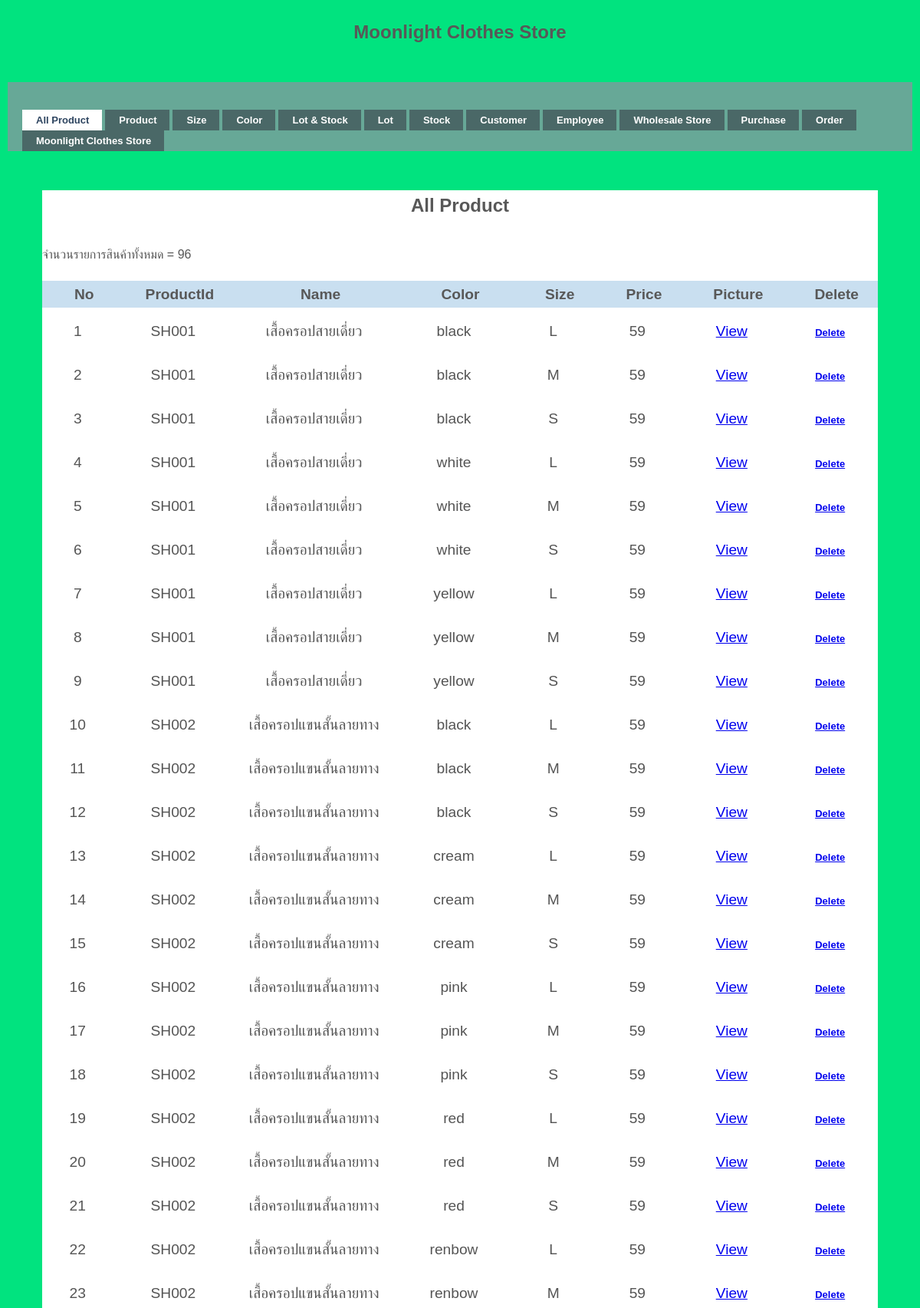
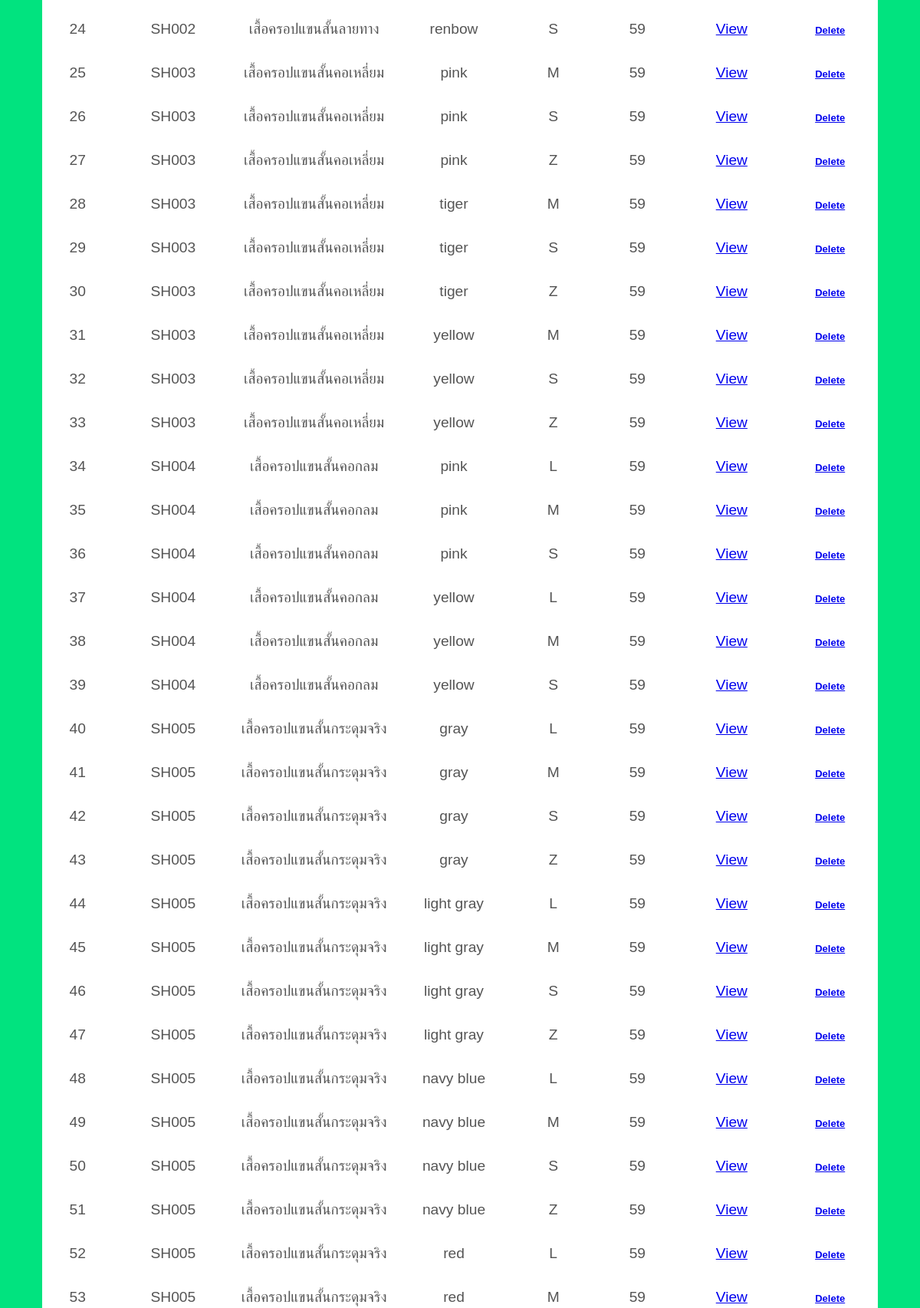
Screenshot of /allproduct.php (upper part) with the database file from the repository (2 pictures, top to bottom).
### tables this page shows
CREATE TABLE `products` (
  `ProductId` varchar(11) NOT NULL,
  `ProductName` varchar(50) NOT NULL,
  `ProductPrice` int(10) NOT NULL
);

CREATE TABLE `size_product` (
  `ProductId` varchar(11) NOT NULL,
  `ProductSize` varchar(10) NOT NULL
);

CREATE TABLE `color_product` (
  `ProductId` varchar(11) NOT NULL,
  `ProductColor` varchar(50) NOT NULL,
  `ProductPicture` varchar(100) NOT NULL
);

### allproduct.php (the view, shortened to what this page needs)
<!DOCTYPE html PUBLIC "-//W3C//DTD XHTML 1.0 Transitional//EN" "http://www.w3.org/TR/xhtml1/DTD/xhtml1-transitional.dtd">
<html xmlns="http://www.w3.org/1999/xhtml">
<head>
<link rel="stylesheet" href="styles.css" type="text/css" />
<h1>Moonlight Clothes Store</h1>
</head>
<body>
<div id="demo-container">
  <ul id="simple-menu">
  	<li><a href="allproduct.php" class="current"><span>All Product</span></a></li>
  	<li><a href="product.php" ><span>Product</span></a></li>
	<li><a href="size.php" ><span>Size</span></a></li>
    <li><a href="color.php" ><span>Color</span></a></li>
  	<li><a href="lot&stock.php"  ><span>Lot & Stock </span></a></li>
  	<li><a href="lot.php" ><span>Lot </span></a></li>
    <li><a href="stock.php" ><span>Stock </span></a></li>
  	<li><a href="Customer.php" ><span>Customer</span></a></li>
    <li><a href="Employee.php" ><span>Employee</span></a></li>
    <li><a href="wholesale.php" ><span>Wholesale Store</span></a></li>
    <li><a href="purchase.php" ><span>Purchase</span></a></li>
    <li><a href="order.php" ><span>Order</span></a></li>
    <li><a href="/moonlight/public/index.php"><span>Moonlight Clothes Store</span></a></li>
  </ul>
</div>
<br><br>
<div id="wrapper">
<h1>All Product</h1>
</head>
</body>
</html>
  <?php
  require('connect.php');
  $sql = ' SELECT * FROM products INNER JOIN color_product ON products.ProductId = color_product.ProductId
  INNER JOIN size_product ON products.ProductId = size_product.ProductId ';
  $conn = mysqli_connect($servername, $username, $password, $dbname);
  $result = mysqli_query($conn, $sql);
  $objQuery = mysqli_query($conn, $sql) or die("Error Query [" . $sql . "]");
  if (mysqli_num_rows($result) > 0) {
    echo 'จำนวนรายการสินค้าทั้งหมด = ';
    echo mysqli_num_rows($result);
  }else{
    echo "EMPTY DATA";
    }
  ?>
<table id="keywords" cellspacing="10" cellpadding="0">
    <thead>
    <tr>
      <th width="20"><div align="center"><span>No</span></div></th>
      <th width="20"><div align="center"><span>ProductId</span></div></th>
      <th width="500"><div align="center"><span>Name</span></div></th>
      <th width="270"><div align="center"><span>Color</span></div></th>
      <th width="70"><div align="center"><span>Size</span></div></th>
      <th width="70"><div align="center"><span>Price</span></div></th>
      <th width="70"><div align="center"><span>Picture</span></div></th>
      <th width="50"><div align="center"><span>Delete</span></div></th>
    </tr>
    </thead>
    <tbody>
    <?php
    $i = 1;
    while ($objResult = mysqli_fetch_array($objQuery)) {
    ?>
      <tr>
        <td>
          <div align="center"><?php echo $i; ?></div>
        </td>
        <td><?php echo $objResult["ProductId"]; ?></td>
        <td><?php echo $objResult["ProductName"]; ?></td>
        <td><?php echo $objResult["ProductColor"]; ?></td>
        <td><?php echo $objResult["ProductSize"]; ?></td>
        <td><?php echo $objResult["ProductPrice"]; ?></td>
        <td><a href="detailPro.php?ProductId=<?php echo $objResult["ProductId"];?>&ProductColor=<?php echo $objResult["ProductColor"];?>
        &ProductName=<?php echo $objResult["ProductName"];?>&ProductSize=<?php echo $objResult["ProductSize"];?>
        &ProductPrice=<?php echo $objResult["ProductPrice"];?>&ProductPicture=<?php echo $objResult["ProductPicture"];?>
        ">View</a></td>
        <td align="center"><a href="deleteProId.php?ProductId=<?php echo $objResult["ProductId"]; ?>"><ul id="simple-menu">Delete</ul></a></td>
        </tr>
    <?php
      $i++;
    }
    ?>
  </table>
</body>
</html>

### styles.css (style rules this page uses)
h1 { font-family:Verdana, Arial, Helvetica, sans-serif; font-size:16px; font-weight:bold; margin:0; padding:0; }
#demo-container { padding:25px 15px 0 15px; background:#67A897; }
ul#simple-menu { list-style-type:none; width:100%; position:relative; height:27px; font-family:"Trebuchet MS",Arial,sans-serif; font-size:13px; font-weight:bold; margin:0; padding:11px 0 0 0; }
ul#simple-menu li { display:block; float:left; margin:0 0 0 4px; height:27px; }
ul#simple-menu li a { display:block; float:left; color:#fff; background:#4A6867; line-height:27px; text-decoration:none; padding:0 17px 0 18px; height:27px; }
ul#simple-menu li a.current { color:#2E4560; background:#fff; }
html, body, div, span, applet, object, iframe, h1, h2, h3, h4, h5, h6, p, blockquote, pre, a, abbr, acronym, address, big, cite, code, del, dfn, em, img, ins, kbd, q, s, samp, small, strike, strong, sub, sup, tt, var, b, u, i, center, dl, dt, dd, ol, ul, li, fieldset, form, label, legend, table, caption, tbody, tfoot, thead, tr, th, td, article, aside, canvas, details, embed, figure, figcaption, footer, header, hgroup, menu, nav, output, ruby, section, summary, time, mark, audio, video { margin: 0; padding: 0; border: 0; font-size: 150%; font: inherit; vertical-align: baseline; outline: none; -webkit-font-smoothing: antialiased; -webkit-text-size-adjust: 100%; -ms-text-size-adjust: 100%; -webkit-box-sizing: border-box; -moz-box-sizing: border-box; box-sizing: border-box; }
html { overflow-y: scroll; }
body { background: #eee url('https://i.imgur.com/eeQeRmk.png'); font-family: 'Helvetica Neue', Helvetica, Arial, sans-serif; font-size: 100%; line-height: 1; color: #585858; padding: 22px 10px; padding-bottom: 55px; }
ol, ul { list-style: none; }
table { border-collapse: collapse; border-spacing: 0; }
h1 { font-family: 'Amarante', Tahoma, sans-serif; font-weight: bold; font-size: 150%; line-height: 1.7em; margin-bottom: 10px; text-align: center; }
#wrapper { display: block; width: 1090px; background: rgb(600, 600, 600); margin: 0 auto; padding: 0px 0px; -webkit-box-align: 2px 2px 3px -1px rgba(0,0,0,0.35); }
#keywords { margin: 0 auto; font-size: 1.2em; margin-bottom: 15px; }
#keywords thead { cursor: pointer; background: #c9dff0; }
#keywords thead tr th { font-weight: bold; padding: 8px 5px; padding-left: 42px; }
#keywords thead tr th span { padding-right: 20px; background-repeat: no-repeat; background-position: 100% 100%; }
#keywords tbody tr { color: #555; }
#keywords tbody tr td { text-align: center; padding: 15px 10px; }
* { box-sizing: border-box; }
html, body { height: 100%; }
body { display: grid; grid-template-rows: 1fr; font-family: "Raleway", sans-serif; background-color: #01e37f; }

### rows the page displays
products: size_product.ProductId "SH001", ProductName "เสื้อครอปสายเดี่ยว", color_product.ProductColor "black", size_product.ProductSize "L", ProductPrice "59", size_product.ProductSize "M", size_product.ProductSize "S", color_product.ProductColor "white", color_product.ProductColor "yellow"
products: size_product.ProductId "SH002", ProductName "เสื้อครอปแขนสั้นลายทาง", color_product.ProductColor "black", size_product.ProductSize "L", ProductPrice "59", size_product.ProductSize "M", size_product.ProductSize "S", color_product.ProductColor "cream", color_product.ProductColor "pink", color_product.ProductColor "red", color_product.ProductColor "renbow"
products: size_product.ProductId "SH003", ProductName "เสื้อครอปแขนสั้นคอเหลี่ยม", color_product.ProductColor "pink", size_product.ProductSize "M", ProductPrice "59", size_product.ProductSize "S", size_product.ProductSize "Z", color_product.ProductColor "tiger", color_product.ProductColor "yellow"
products: size_product.ProductId "SH004", ProductName "เสื้อครอปแขนสั้นคอกลม", color_product.ProductColor "pink", size_product.ProductSize "L", ProductPrice "59", size_product.ProductSize "M", size_product.ProductSize "S", color_product.ProductColor "yellow"
products: size_product.ProductId "SH005", ProductName "เสื้อครอปแขนสั้นกระดุมจริง", color_product.ProductColor "gray", size_product.ProductSize "L", ProductPrice "59", size_product.ProductSize "M", size_product.ProductSize "S", size_product.ProductSize "Z", color_product.ProductColor "light gray", color_product.ProductColor "navy blue", color_product.ProductColor "red"

### other values shown
mysqli_num_rows($result) "96"
